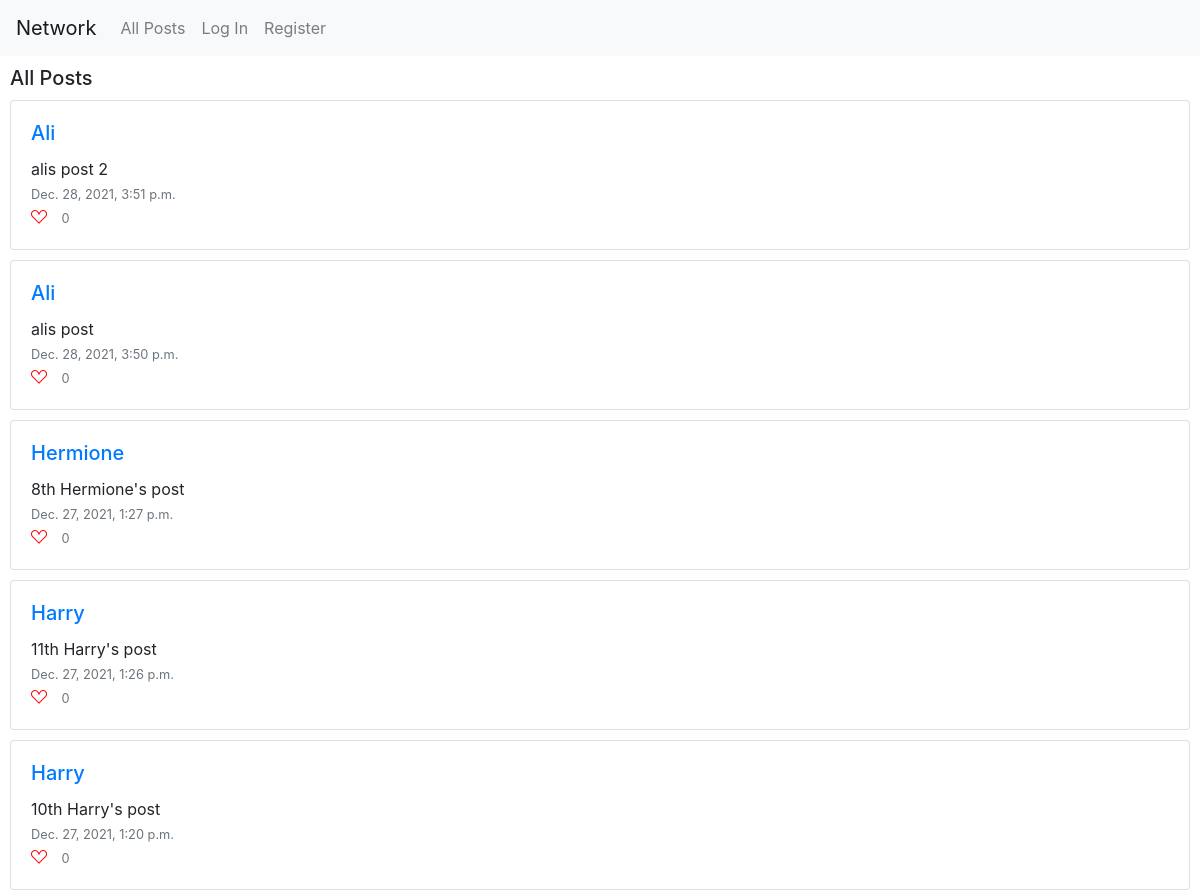
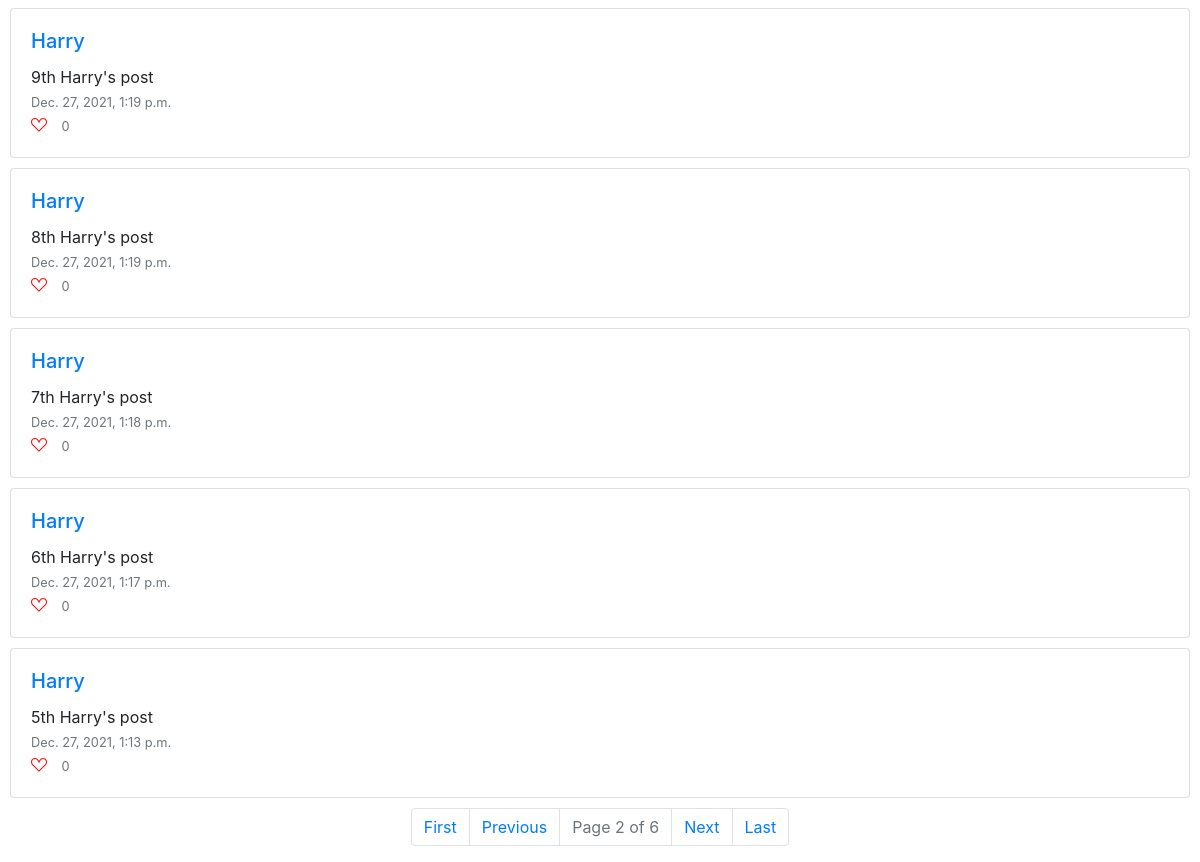
Screenshot of /?page=2 with the database file from the repository (2 pictures, top to bottom).
### network/models.py (models this page shows, shortened)
class Post(models.Model):
    poster = ForeignKey(User, on_delete=models.CASCADE, related_name="posts")
    content = TextField(blank=True)
    timestamp = models.DateTimeField(auto_now_add=True)
    likes = ManyToManyField(User, blank=True, related_name="liked_posts")
    def NumberLikes(self):
        return self.likes.count()

class User(AbstractUser):
    def __str__(self):
        return f"{self.username}"

### network/views.py (the view)
# urls.py: path("", views.index, name="index"),
def index(request):
    all_posts = Post.objects.all()
    all_posts = all_posts.order_by("-timestamp").all()
    paginator = Paginator(all_posts, 10)
    if request.GET.get('page'):
        page_number = request.GET.get('page')
    else:
        page_number = 1
    page_obj = paginator.get_page(page_number)
    return render(request, 'network/index.html', {
        'page_obj': page_obj,
        "form": PostForm()
    })

### network/templates/network/index.html (shortened to what this page needs)
{% extends "network/layout.html" %}
{% load static %}
{% block body %}
    <div id="session_name">
        <h5>All Posts</h5>
    </div>
    {% include "./display_posts.html" %}
{% endblock %}

### network/templates/network/display_posts.html (shortened to what this page needs)
{% if page_obj %}
    <div id="session_posts">
        {% for post in page_obj %}
            <div class="card">
                <div class="card-body" data-post_id = {{post.id}}>
                    <h5 class="card-title"> <a href="{% url 'user_page' post.poster %}">{{post.poster}}</a> </h5>
                    <div id="content">
                        <p class="card-text" id="post_content"> {{ post.content }}</p>
                    </div>
                    <p class="card-text"> <small class="text-muted">{{post.timestamp}}</small></p>
                    {% if user.is_authenticated%}
                        {% if user in post.set_liked_by %}
                            <i class="bi bi-suit-heart-fill" id="like_button"></i>
                        {% else %}
                            <i class="bi bi-suit-heart" id="like_button"></i>
                        {% endif%}
                    {% else %}
                        <i class="bi bi-suit-heart" id="like_button_disabled"> </i>
                    {% endif %}
                    <small class="text-muted" id="likes_number"> {{ post.NumberLikes }} </small>
                </div>
            </div>
        {% endfor %}
    </div>
    <nav aria-label="Page navigation example">
    <ul class="pagination justify-content-center">
        {% if page_obj.has_previous %}
            <li class="page-item"><a class="page-link" href="?page=1">First</a></li>
            <li class="page-item"><a class="page-link" href="?page={{ page_obj.previous_page_number }}">Previous</a></li>
        {% else %}
            <li class="page-item disabled"><a class="page-link" href="?page=1">First</a></li>
            <li class="page-item disabled"><a class="page-link" href="#">Previous</a></li>
        {% endif %}
        <li class="page-item disabled"><a class="page-link" href="#">Page {{ page_obj.number }} of {{ page_obj.paginator.num_pages }}</a></li>
        {% if page_obj.has_next %}
            <li class="page-item"><a class="page-link" href="?page={{ page_obj.next_page_number }}">Next</a></li>
            <li class="page-item"><a class="page-link" href="?page={{ page_obj.paginator.num_pages }}">Last</a></li>
        {% else %}
        <li class="page-item disabled"><a class="page-link" href="#">Next</a></li>
        <li class="page-item disabled"><a class="page-link" href="?page={{ page_obj.paginator.num_pages }}">Last</a></li>
        {% endif %}
    </ul>
    </nav>
{% endif %}

### network/static/network/styles.css (style rules this page uses)
.card { margin: 10px; }
.card-text { margin-bottom: 0px; }
.bi { color: red; width: 1em; }
#likes_number { margin-left: 10px; }
#session_name { margin: 10px; }

### rows the page displays
Post: poster "Ali", content "alis post 2", timestamp "Dec. 28, 2021, 3:51 p.m.", NumberLikes "0"
Post: poster "Ali", content "alis post", timestamp "Dec. 28, 2021, 3:50 p.m.", NumberLikes "0"
Post: poster "Hermione", content "8th Hermione's post", timestamp "Dec. 27, 2021, 1:27 p.m.", NumberLikes "0"
Post: poster "Harry", content "11th Harry's post", timestamp "Dec. 27, 2021, 1:26 p.m.", NumberLikes "0"
Post: poster "Harry", content "10th Harry's post", timestamp "Dec. 27, 2021, 1:20 p.m.", NumberLikes "0"
Post: poster "Harry", content "9th Harry's post", timestamp "Dec. 27, 2021, 1:19 p.m.", NumberLikes "0"
Post: poster "Harry", content "8th Harry's post", timestamp "Dec. 27, 2021, 1:19 p.m.", NumberLikes "0"
Post: poster "Harry", content "7th Harry's post", timestamp "Dec. 27, 2021, 1:18 p.m.", NumberLikes "0"
Post: poster "Harry", content "6th Harry's post", timestamp "Dec. 27, 2021, 1:17 p.m.", NumberLikes "0"
Post: poster "Harry", content "5th Harry's post", timestamp "Dec. 27, 2021, 1:13 p.m.", NumberLikes "0"

### other values shown
{{ page_obj.number }} "2"
{{ page_obj.paginator.num_pages }} "6"
